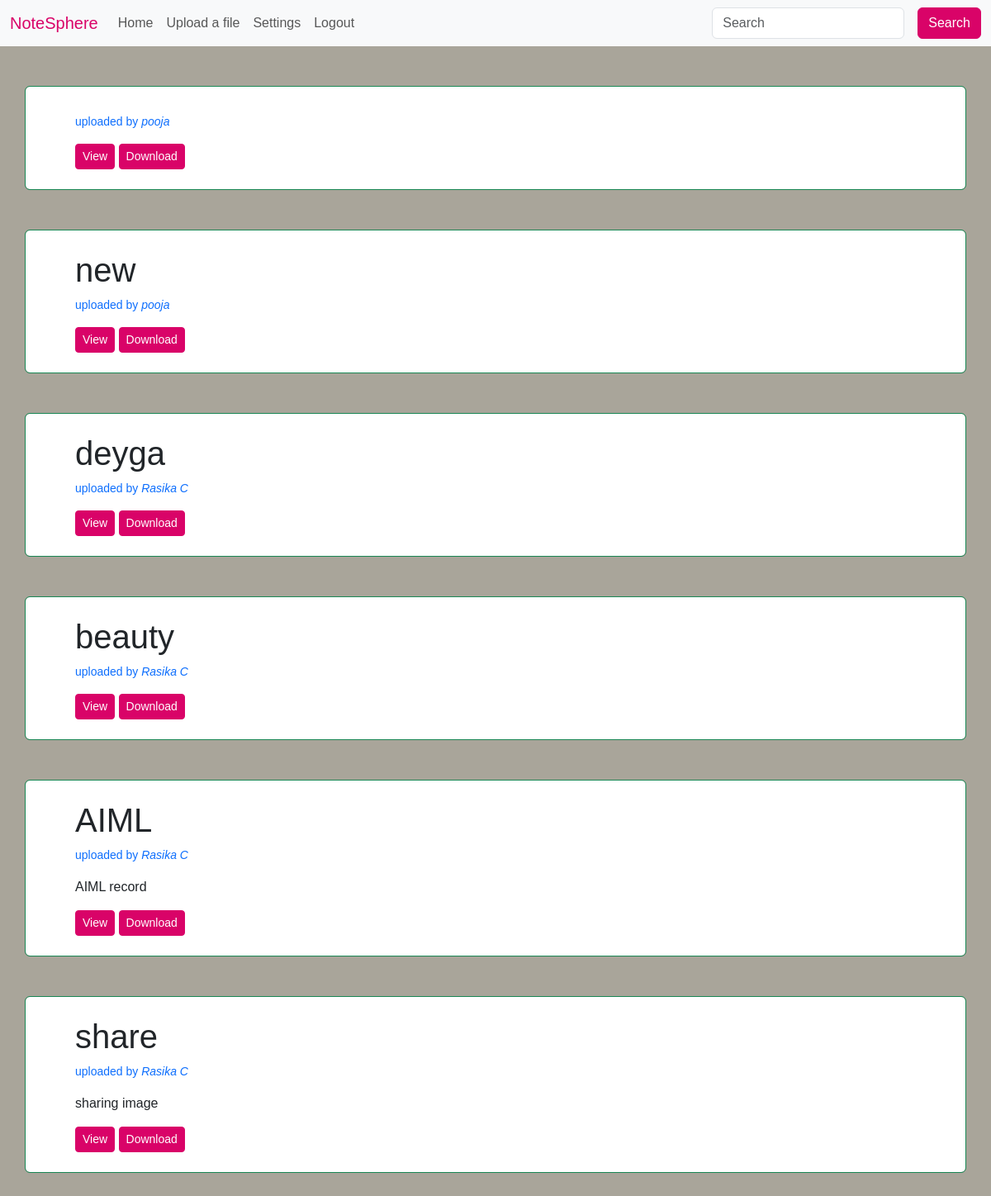
The app's page / (signed in) with its own data.
### main/models.py (models this page shows, shortened)
class File_Upload(models.Model):
    user = models.ForeignKey(User, models.CASCADE)
    title = models.CharField(max_length=50)
    description = models.TextField()
    file_field = models.FileField(upload_to="")

class User(models.Model):
    name = models.CharField(max_length=50)
    email = models.EmailField()
    pwd = models.CharField(max_length=100)
    gender = models.CharField(max_length=20)

### main/views.py (the view)
# urls.py: path('', views.index, name="index"),
def index(request):
    if 'user' in request.session:
        all_files = File_Upload.objects.all()
        data = {'files': all_files}
        return render(request, 'index.html', data)
    else:
        return redirect('login')

### templates/index.html (shortened to what this page needs)
{% extends 'base.html' %}
{% block body %}
    {% for file in files reversed %}
        <div class="container border border-success my-5 py-4  form-control">
            <h1 class="mx-5">
                {{file.title}}
            </h1>
            <small><p class="mx-5 text-primary">uploaded by <i>{{file.user.name}}</i></p></small>
            <p class="mx-5">
                {{file.description}}
            </p>
            <div class="mx-5">
                <a class="btn btn-outline-success btn-sm" href="media/{{file.file_field}}/" target="_blank">View</a>
                <a class="btn btn-outline-success btn-sm" href="media/{{file.file_field}}/" download>Download</a>
            </div>
        </div>
    {% endfor %}
{% endblock %}

### templates/base.html (shortened to what this page needs)
<!doctype html>
<html lang="en">
<head>
    <link href="https://cdn.jsdelivr.net/npm/bootstrap@5.3.0-alpha1/dist/css/bootstrap.min.css" rel="stylesheet">
</head>
<body>
<nav class="navbar navbar-expand-lg bg-body-tertiary bg-primary" data-bs-theme="warning">
    <div class="container-fluid">
      <a class="navbar-brand" href="{% url 'index' %}" style="color:#D90368">NoteSphere</a>
      <div class="collapse navbar-collapse" id="navbarSupportedContent">
        <ul class="navbar-nav me-auto mb-2 mb-lg-0">
          <li class="nav-item">
            <a class="nav-link" aria-current="page" href="{% url 'index' %}">Home</a>
          </li>
          {% if not request.session.user %}
            <li class="nav-item">
              <a class="nav-link" href="{% url 'login' %}" >Login</a>
            </li>
            <li class="nav-item">
              <a class="nav-link" href="{% url 'signup' %}">Signup</a>
            </li>
          {% else %}
            <li class="nav-item">
              <a class="nav-link" href="{% url 'file_upload' %}">Upload a file</a>
            </li>
            <li class="nav-item">
              <a class="nav-link" href="{% url 'settings' %}">Settings</a>
            </li>
            <li class="nav-item">
              <a class="nav-link" href="{% url 'logout' %}">Logout</a>
            </li>
          {% endif %}
        </ul>
        <form class="d-flex" role="search">
          <input class="form-control me-3" type="search" placeholder="Search" aria-label="Search">
          <button class="btn" type="submit">Search</button>
        </form>
      </div>
    </div>
  </nav>
{% block body %}
{% endblock %}
</body>
</html>

### templates/base.html (style rules this page uses)
body { background-color: #A9A59A; font-family: 'Arial', sans-serif; background-image: url("https://www.google.com/url?sa=i&url=https%3A%2F%2Fwww.123rf.com%2Fphoto_61594319_two-hands-sharing-notes-with-ideas-teamwork-innovation-and-cooperation-concept.html&psig=AOvVaw0JcQa_3jwKlCwIXyLAJdFQ&ust=1712853577723000&source=images&cd=vfe&opi=89978449&ved=0CBIQjRxqFwoTCNio9fiKuIUDFQAAAAAdAAAAABAE"); }
.btn { background-color: #D90368; border-color: #D90368; color: #fff; }

### records on screen
File_Upload: user.name "pooja"
File_Upload: title "new", user.name "pooja"
File_Upload: title "deyga", user.name "Rasika C"
File_Upload: title "beauty", user.name "Rasika C"
File_Upload: title "AIML", user.name "Rasika C", description "AIML record"
File_Upload: title "share", user.name "Rasika C", description "sharing image"
